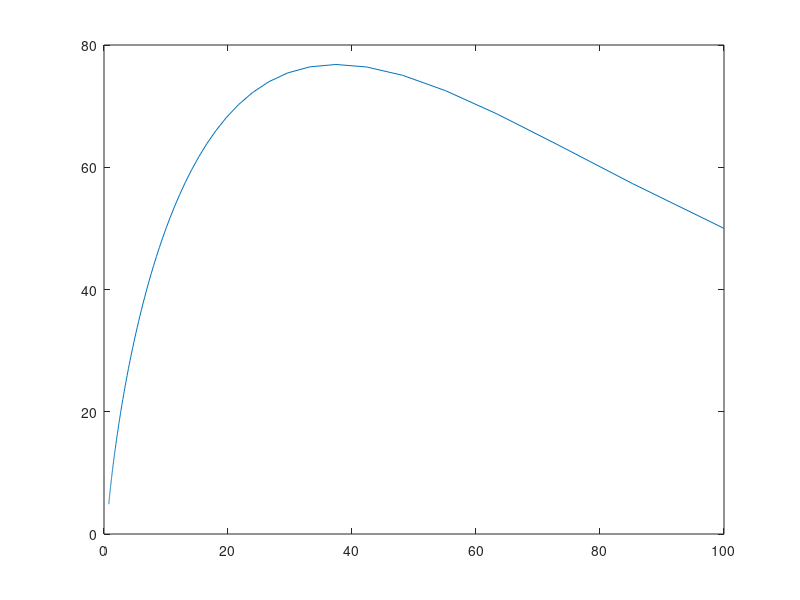

The MATLAB script that drew this image:
function expliciteuler2
x(1)=100;
y(1)=50;
A=2; B=1; C=2; D=3;
for t=2:201
    x(t) = x(t-1) + 0.001*(A - B*y(t-1) - x(t-1))*x(t-1);
    y(t) = y(t-1) + 0.001*(C*x(t-1) - D - y(t-1))*y(t-1);
end
% t=[1:201];
% plot(t,x,t,y,'r');
plot(x,y);